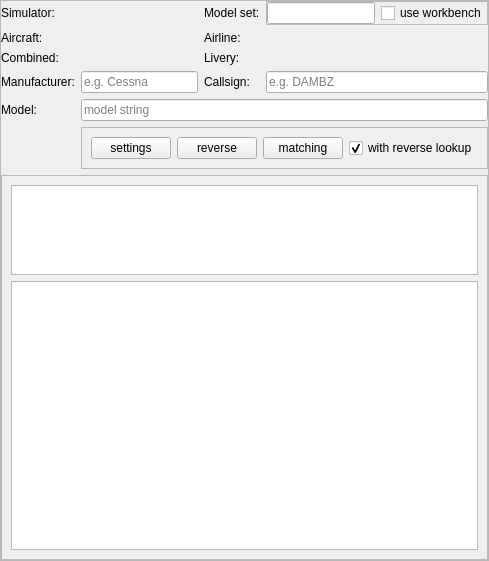
<?xml version="1.0" encoding="UTF-8"?>
<ui version="4.0">
 <class>CModelMatcherComponent</class>
 <widget class="QFrame" name="CModelMatcherComponent">
  <property name="geometry">
   <rect>
    <x>0</x>
    <y>0</y>
    <width>478</width>
    <height>561</height>
   </rect>
  </property>
  <property name="windowTitle">
   <string>Frame</string>
  </property>
  <property name="frameShape">
   <enum>QFrame::StyledPanel</enum>
  </property>
  <property name="frameShadow">
   <enum>QFrame::Raised</enum>
  </property>
  <layout class="QGridLayout" name="gl_ModelMatcher">
   <property name="leftMargin">
    <number>0</number>
   </property>
   <property name="topMargin">
    <number>0</number>
   </property>
   <property name="rightMargin">
    <number>0</number>
   </property>
   <property name="bottomMargin">
    <number>0</number>
   </property>
   <item row="2" column="1">
    <widget class="BlackGui::Components::CAircraftCombinedTypeSelector" name="comp_CombinedCode">
     <property name="focusPolicy">
      <enum>Qt::StrongFocus</enum>
     </property>
    </widget>
   </item>
   <item row="2" column="2">
    <widget class="QLabel" name="lbl_Livery">
     <property name="text">
      <string>Livery:</string>
     </property>
    </widget>
   </item>
   <item row="1" column="1">
    <widget class="BlackGui::Components::CDbAircraftIcaoSelectorComponent" name="comp_AircraftSelector">
     <property name="minimumSize">
      <size>
       <width>100</width>
       <height>0</height>
      </size>
     </property>
     <property name="focusPolicy">
      <enum>Qt::StrongFocus</enum>
     </property>
    </widget>
   </item>
   <item row="5" column="1" colspan="3">
    <widget class="QFrame" name="fr_Buttons">
     <property name="minimumSize">
      <size>
       <width>0</width>
       <height>0</height>
      </size>
     </property>
     <property name="frameShape">
      <enum>QFrame::StyledPanel</enum>
     </property>
     <property name="frameShadow">
      <enum>QFrame::Raised</enum>
     </property>
     <layout class="QHBoxLayout" name="horizontalLayout">
      <item>
       <spacer name="hs_Buttons">
        <property name="orientation">
         <enum>Qt::Horizontal</enum>
        </property>
        <property name="sizeHint" stdset="0">
         <size>
          <width>40</width>
          <height>20</height>
         </size>
        </property>
       </spacer>
      </item>
      <item>
       <widget class="QPushButton" name="pb_Settings">
        <property name="text">
         <string>settings</string>
        </property>
       </widget>
      </item>
      <item>
       <widget class="QPushButton" name="pb_ReverseLookup">
        <property name="text">
         <string>reverse</string>
        </property>
       </widget>
      </item>
      <item>
       <widget class="QPushButton" name="pb_ModelMatching">
        <property name="text">
         <string>matching</string>
        </property>
       </widget>
      </item>
      <item>
       <widget class="QCheckBox" name="cb_withReverseLookup">
        <property name="toolTip">
         <string>use reverse lookup for model matching</string>
        </property>
        <property name="text">
         <string>with reverse lookup</string>
        </property>
        <property name="checked">
         <bool>true</bool>
        </property>
       </widget>
      </item>
     </layout>
    </widget>
   </item>
   <item row="3" column="1">
    <widget class="QLineEdit" name="le_Manufacturer">
     <property name="placeholderText">
      <string>e.g. Cessna</string>
     </property>
    </widget>
   </item>
   <item row="6" column="0" colspan="4">
    <widget class="QFrame" name="fr_Results">
     <property name="frameShape">
      <enum>QFrame::StyledPanel</enum>
     </property>
     <property name="frameShadow">
      <enum>QFrame::Raised</enum>
     </property>
     <layout class="QVBoxLayout" name="vl_Results" stretch="1,3">
      <item>
       <widget class="QTextEdit" name="te_Results">
        <property name="readOnly">
         <bool>true</bool>
        </property>
       </widget>
      </item>
      <item>
       <widget class="BlackGui::Views::CStatusMessageView" name="tvp_ResultMessages">
        <property name="selectionMode">
         <enum>QAbstractItemView::SingleSelection</enum>
        </property>
        <property name="selectionBehavior">
         <enum>QAbstractItemView::SelectRows</enum>
        </property>
        <attribute name="verticalHeaderVisible">
         <bool>false</bool>
        </attribute>
       </widget>
      </item>
     </layout>
    </widget>
   </item>
   <item row="3" column="0">
    <widget class="QLabel" name="lbl_Manufacturer">
     <property name="text">
      <string>Manufacturer:</string>
     </property>
    </widget>
   </item>
   <item row="4" column="1" colspan="3">
    <widget class="QLineEdit" name="le_ModelString">
     <property name="placeholderText">
      <string>model string</string>
     </property>
    </widget>
   </item>
   <item row="1" column="0">
    <widget class="QLabel" name="lbl_Aircraft">
     <property name="text">
      <string>Aircraft:</string>
     </property>
    </widget>
   </item>
   <item row="4" column="0">
    <widget class="QLabel" name="lbl_Model">
     <property name="text">
      <string>Model:</string>
     </property>
    </widget>
   </item>
   <item row="1" column="2">
    <widget class="QLabel" name="lbl_Airline">
     <property name="text">
      <string>Airline:</string>
     </property>
    </widget>
   </item>
   <item row="0" column="2">
    <widget class="QLabel" name="lbl_ModelSetCount">
     <property name="text">
      <string>Model set:</string>
     </property>
    </widget>
   </item>
   <item row="3" column="3">
    <widget class="QLineEdit" name="le_Callsign">
     <property name="placeholderText">
      <string>e.g. DAMBZ</string>
     </property>
    </widget>
   </item>
   <item row="0" column="0">
    <widget class="QLabel" name="lbl_Simulator">
     <property name="text">
      <string>Simulator:</string>
     </property>
    </widget>
   </item>
   <item row="2" column="3">
    <widget class="BlackGui::Components::CDbLiverySelectorComponent" name="comp_LiverySelector">
     <property name="focusPolicy">
      <enum>Qt::StrongFocus</enum>
     </property>
    </widget>
   </item>
   <item row="0" column="1" alignment="Qt::AlignLeft">
    <widget class="BlackGui::Components::CSimulatorSelector" name="comp_SimulatorSelector">
     <property name="minimumSize">
      <size>
       <width>100</width>
       <height>0</height>
      </size>
     </property>
     <property name="focusPolicy">
      <enum>Qt::StrongFocus</enum>
     </property>
    </widget>
   </item>
   <item row="0" column="3">
    <widget class="QFrame" name="fr_ModelSet">
     <property name="frameShape">
      <enum>QFrame::StyledPanel</enum>
     </property>
     <property name="frameShadow">
      <enum>QFrame::Raised</enum>
     </property>
     <layout class="QHBoxLayout" name="hl_ModelSet">
      <property name="leftMargin">
       <number>0</number>
      </property>
      <property name="topMargin">
       <number>0</number>
      </property>
      <property name="rightMargin">
       <number>0</number>
      </property>
      <property name="bottomMargin">
       <number>0</number>
      </property>
      <item>
       <widget class="QLineEdit" name="le_ModelSetCount">
        <property name="readOnly">
         <bool>true</bool>
        </property>
       </widget>
      </item>
      <item>
       <widget class="QCheckBox" name="cb_UseWorkbench">
        <property name="text">
         <string>use workbench</string>
        </property>
       </widget>
      </item>
     </layout>
    </widget>
   </item>
   <item row="1" column="3">
    <widget class="BlackGui::Components::CDbAirlineIcaoSelectorComponent" name="comp_AirlineSelector">
     <property name="minimumSize">
      <size>
       <width>100</width>
       <height>0</height>
      </size>
     </property>
     <property name="focusPolicy">
      <enum>Qt::StrongFocus</enum>
     </property>
    </widget>
   </item>
   <item row="2" column="0">
    <widget class="QLabel" name="lbl_Combined">
     <property name="text">
      <string>Combined:</string>
     </property>
    </widget>
   </item>
   <item row="3" column="2">
    <widget class="QLabel" name="lbl_Callsign">
     <property name="text">
      <string>Callsign:</string>
     </property>
    </widget>
   </item>
  </layout>
 </widget>
 <customwidgets>
  <customwidget>
   <class>BlackGui::Components::CSimulatorSelector</class>
   <extends>QFrame</extends>
   <header>blackgui/components/simulatorselector.h</header>
   <container>1</container>
  </customwidget>
  <customwidget>
   <class>BlackGui::Components::CDbAirlineIcaoSelectorComponent</class>
   <extends>QFrame</extends>
   <header>blackgui/components/dbairlineicaoselectorcomponent.h</header>
   <container>1</container>
  </customwidget>
  <customwidget>
   <class>BlackGui::Components::CDbLiverySelectorComponent</class>
   <extends>QFrame</extends>
   <header>blackgui/components/dbliveryselectorcomponent.h</header>
   <container>1</container>
  </customwidget>
  <customwidget>
   <class>BlackGui::Components::CAircraftCombinedTypeSelector</class>
   <extends>QFrame</extends>
   <header>blackgui/components/aircraftcombinedtypeselector.h</header>
   <container>1</container>
  </customwidget>
  <customwidget>
   <class>BlackGui::Components::CDbAircraftIcaoSelectorComponent</class>
   <extends>QFrame</extends>
   <header>blackgui/components/dbaircrafticaoselectorcomponent.h</header>
   <container>1</container>
  </customwidget>
  <customwidget>
   <class>BlackGui::Views::CStatusMessageView</class>
   <extends>QTableView</extends>
   <header>blackgui/views/statusmessageview.h</header>
  </customwidget>
 </customwidgets>
 <tabstops>
  <tabstop>comp_SimulatorSelector</tabstop>
  <tabstop>le_ModelSetCount</tabstop>
  <tabstop>cb_UseWorkbench</tabstop>
  <tabstop>comp_AircraftSelector</tabstop>
  <tabstop>comp_AirlineSelector</tabstop>
  <tabstop>comp_CombinedCode</tabstop>
  <tabstop>comp_LiverySelector</tabstop>
  <tabstop>le_Manufacturer</tabstop>
  <tabstop>le_Callsign</tabstop>
  <tabstop>le_ModelString</tabstop>
  <tabstop>pb_Settings</tabstop>
  <tabstop>pb_ReverseLookup</tabstop>
  <tabstop>pb_ModelMatching</tabstop>
  <tabstop>cb_withReverseLookup</tabstop>
  <tabstop>te_Results</tabstop>
  <tabstop>tvp_ResultMessages</tabstop>
 </tabstops>
 <resources/>
 <connections/>
</ui>
